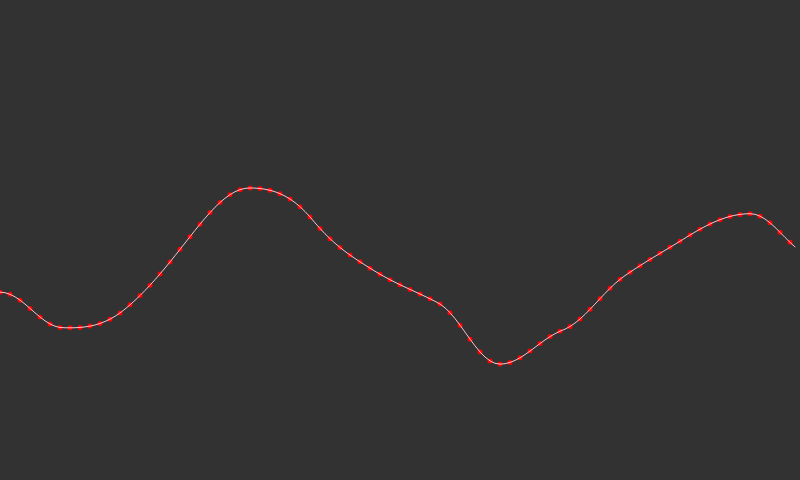
Frame 1 (no input)
Frame 60 (no input): identical to frame 1, image omitted
Frame 120 (the mouse pressed at the canvas centre since frame 60): identical to frame 1, image omitted

The p5.js sketch that drew this single still picture (run headless with seeded random() and noise() and a simulated clock; from frame 60 on, the mouse is pressed at the canvas centre):

// p5.js sketch
// ── sketch.js
// require https://cdnjs.cloudflare.com/ajax/libs/p5.js/0.5.14/p5.js
// require https://cdnjs.cloudflare.com/ajax/libs/p5.js/0.5.14/addons/p5.dom.js

var freq_slider
var amplitude_slider
var octave_slider
var time_slider

var canvasWidth = 800

function setup() {
  createCanvas(canvasWidth, 480)

  // rectMode(CENTER)

  let p = createP('Frequency')
  p.position(canvasWidth + 20, 20)

  freq_slider = createSlider(10, 50, 20)
  freq_slider.position(canvasWidth + 20, 55)

  p = createP('Amplitude')
  p.position(canvasWidth + 20, 80)

  amplitude_slider = createSlider(0, 500, 100)
  amplitude_slider.position(canvasWidth + 20, 115)

  p = createP('Octaves')
  p.position(canvasWidth + 20, 140)

  octave_slider = createSlider(10, 80, 30)
  octave_slider.position(canvasWidth + 20, 175)

  p = createP('Time')
  p.position(canvasWidth + 20, 200)

  time_slider = createSlider(0, 1000, 0)
  time_slider.position(canvasWidth + 20, 235)

  animate_checkbox = createCheckbox('Animate Noise', false)
  animate_checkbox.position(canvasWidth + 20, 270)
}

function draw() {
  background(50)
  ellipseMode(CENTER)
  var frequency = freq_slider.value() / 5000
  var amplitude = amplitude_slider.value() / 100
  var time = time_slider.value()
  noiseDetail(octave_slider.value() / 10, 0.5)

  // draw function plot
  // fill(240)

  beginShape()
  for (var x = 0; x < width; x += 5) {
    let n

    if (animate_checkbox.checked()) {
      n = noise(x * frequency, frameCount * 0.01)
    } else {
      n = noise(x * frequency + amplitude, time * 0.01)
    }

    n = n * height
    noStroke()
    fill('red')
    if (x % 10 == 0) ellipse(x, height - n, 5, 5)
    noFill()
    stroke('pink')
    vertex(x, height - n)
  }
  endShape()
  // noLoop()
}

// ── 1dnoise.js
// require https://cdnjs.cloudflare.com/ajax/libs/p5.js/0.5.14/p5.js
// require https://cdnjs.cloudflare.com/ajax/libs/p5.js/0.5.14/addons/p5.dom.js

var freq_slider
var amplitude_slider
var octave_slider
var time_slider

var canvasWidth = 800

function setup() {
  createCanvas(canvasWidth, 480)

  // rectMode(CENTER)

  let p = createP('scale')
  p.position(canvasWidth + 20, 20)

  freq_slider = createSlider(10, 50, 20)
  freq_slider.position(canvasWidth + 20, 55)

  p = createP('x')
  p.position(canvasWidth + 20, 80)

  amplitude_slider = createSlider(0, 500, 100)
  amplitude_slider.position(canvasWidth + 20, 115)

  p = createP('Octaves')
  p.position(canvasWidth + 20, 140)
  p.style('display', 'none')

  octave_slider = createSlider(10, 80, 30)
  octave_slider.position(canvasWidth + 20, 175)
  octave_slider.style('display', 'none')

  p = createP('Time')
  p.position(canvasWidth + 20, 200)
  p.style('display', 'none')

  time_slider = createSlider(0, 1000, 0)
  time_slider.position(canvasWidth + 20, 235)
  time_slider.style('display', 'none')

  animate_checkbox = createCheckbox('Animate Noise', false)
  animate_checkbox.position(canvasWidth + 20, 270)
  animate_checkbox.style('display', 'none')
}

function draw() {
  background(50)
  ellipseMode(CENTER)
  var frequency = freq_slider.value() / 5000
  var amplitude = amplitude_slider.value() / 100
  var time = time_slider.value()
  noiseDetail(octave_slider.value() / 10, 0.5)

  // draw function plot
  // fill(240)

  beginShape()
  for (var x = 0; x < width; x += 5) {
    let n

    if (animate_checkbox.checked()) {
      n = noise(x * frequency, frameCount * 0.01)
    } else {
      n = noise(x * frequency + amplitude, time * 0.01)
    }

    n = n * height
    noStroke()
    fill('red')
    if (x % 10 == 0) ellipse(x, height - n, 5, 5)
    noFill()
    stroke('pink')
    vertex(x, height - n)
  }
  endShape()
  // noLoop()
}

// ── 2dnoise.js
// require https://cdnjs.cloudflare.com/ajax/libs/p5.js/0.5.14/p5.js
// require https://cdnjs.cloudflare.com/ajax/libs/p5.js/0.5.14/addons/p5.dom.js

var freq_slider
var amplitude_slider
var octave_slider
var time_slider

var canvasWidth = 800

function setup() {
  createCanvas(canvasWidth, 480)

  // rectMode(CENTER)

  let p = createP('scale')
  p.position(canvasWidth + 20, 20)

  freq_slider = createSlider(10, 50, 20)
  freq_slider.position(canvasWidth + 20, 55)

  p = createP('x')
  p.position(canvasWidth + 20, 80)

  amplitude_slider = createSlider(0, 500, 100)
  amplitude_slider.position(canvasWidth + 20, 115)

  p = createP('Octaves')
  p.position(canvasWidth + 20, 140)
  p.style('display', 'none')

  octave_slider = createSlider(10, 80, 30)
  octave_slider.position(canvasWidth + 20, 175)
  octave_slider.style('display', 'none')

  p = createP('time')
  p.position(canvasWidth + 20, 140)
  // p.style('display', 'none')

  time_slider = createSlider(0, 1000, 0)
  time_slider.position(canvasWidth + 20, 175)
  // time_slider.style('display', 'none')

  animate_checkbox = createCheckbox('Animate Noise', false)
  animate_checkbox.position(canvasWidth + 20, 270)
  animate_checkbox.style('display', 'none')
}

function draw() {
  background(0)
  ellipseMode(CENTER)
  var frequency = freq_slider.value() / 5000
  var amplitude = amplitude_slider.value() / 100
  var time = time_slider.value()
  noiseDetail(octave_slider.value() / 10, 0.5)

  // draw function plot
  // fill(240)

  beginShape()
  for (var x = 0; x < width; x += 5) {
    let n

    if (animate_checkbox.checked()) {
      n = noise(x * frequency, frameCount * 0.01)
    } else {
      n = noise(x * frequency + amplitude, time * 0.01)
    }

    n = n * height
    noStroke()
    fill('red')
    if (x % 10 == 0) ellipse(x, height - n, 5, 5)
    noFill()
    stroke('pink')
    vertex(x, height - n)
  }
  endShape()
  // noLoop()
}

// ── octave.js
// require https://cdnjs.cloudflare.com/ajax/libs/p5.js/0.5.14/p5.js
// require https://cdnjs.cloudflare.com/ajax/libs/p5.js/0.5.14/addons/p5.dom.js

var freq_slider
var amplitude_slider
var octave_slider
var time_slider

var canvasWidth = 800

function setup() {
  createCanvas(canvasWidth, 480)

  // rectMode(CENTER)

  let p = createP('scale')
  p.position(canvasWidth + 20, 20)

  freq_slider = createSlider(10, 50, 20)
  freq_slider.position(canvasWidth + 20, 55)

  p = createP('x')
  p.position(canvasWidth + 20, 80)

  amplitude_slider = createSlider(0, 500, 100)
  amplitude_slider.position(canvasWidth + 20, 115)

  p = createP('time')
  p.position(canvasWidth + 20, 140)

  time_slider = createSlider(0, 1000, 0)
  time_slider.position(canvasWidth + 20, 175)

  p = createP('Octaves')
  p.position(canvasWidth + 20, 210)

  octave_slider = createSlider(10, 80, 30)
  octave_slider.position(canvasWidth + 20, 245)

  animate_checkbox = createCheckbox('Animate Noise', false)
  animate_checkbox.position(canvasWidth + 20, 280)
  // animate_checkbox.style('display', 'none')
}

function draw() {
  background('#f7f7f7')
  ellipseMode(CENTER)
  var frequency = freq_slider.value() / 5000
  var amplitude = amplitude_slider.value() / 100
  var time = time_slider.value()
  noiseDetail(octave_slider.value() / 10, 0.5)

  // draw function plot
  // fill(240)

  beginShape()
  for (var x = 0; x < width; x += 5) {
    let n

    if (animate_checkbox.checked()) {
      n = noise(x * frequency, frameCount * 0.01)
    } else {
      n = noise(x * frequency + amplitude, time * 0.01)
    }

    n = n * height
    noStroke()
    fill('red')
    if (x % 10 == 0) ellipse(x, height - n, 5, 5)
    noFill()
    stroke('pink')
    vertex(x, height - n)
  }
  endShape()
  // noLoop()
}
